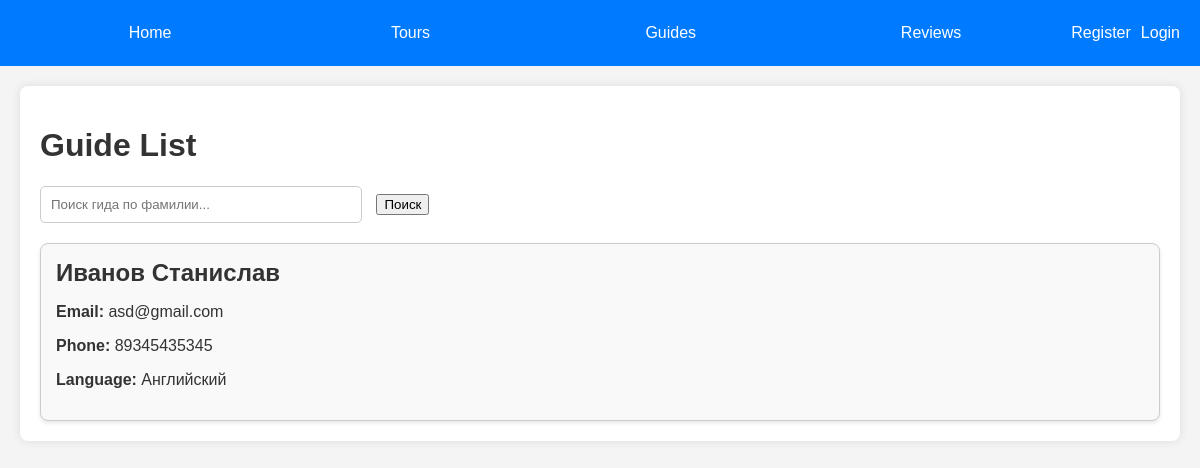
The page /tours/guides/ on the database as committed earlier.
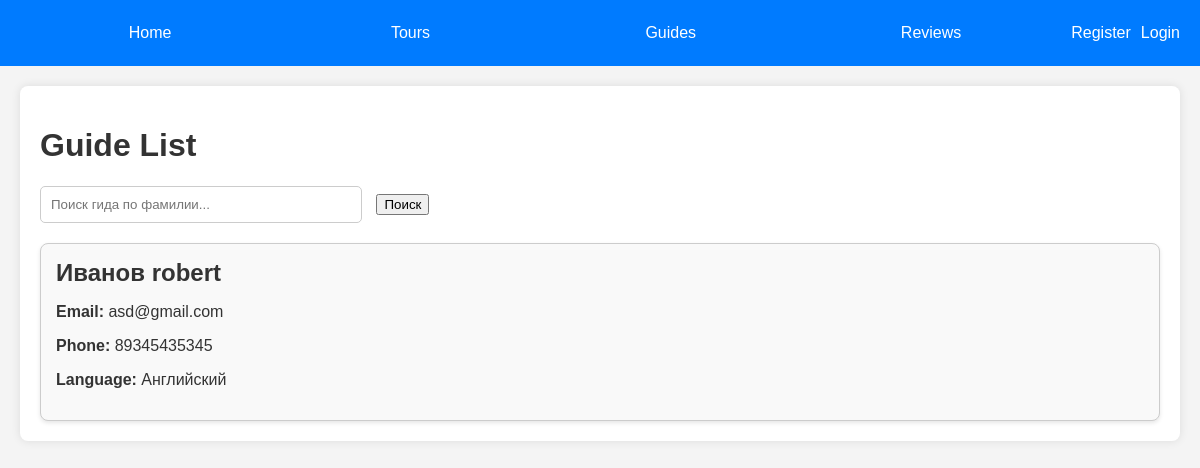
The same page on the database as committed later.
### tours/models.py (models this page shows, shortened)
class Guide(models.Model):
    first_name = models.CharField(max_length = 30)
    last_name = models.CharField(max_length=30)
    language = models.CharField(max_length=30)
    email = models.EmailField(unique=True)
    phone = models.CharField(max_length=15)

### tours/views.py (the view)
# urls.py: path('guides/', views.guide_list, name='guide_list'),
def guide_list(request):
    guides = Guide.objects.all()
    return render(request, 'guides/guide_list.html', {'guides': guides})

### tours/templates/guides/guide_list.html (shortened to what this page needs)
{% extends 'base.html' %}
{% block content %}
    <h1>Guide List</h1>
    <div class="search-form">
        <form method="get" action="{% url 'search_guides' %}">
            <input type="text" name="last_name" class="search-input" placeholder="Поиск гида по фамилии..." value="{{ request.GET.last_name }}">
            <button type="submit">Поиск</button>
        </form>
    </div>
    <div class="guide-list">
        {% for guide in guides %}
            <div class="guide-item">
                <h2>{{ guide.first_name }} {{ guide.last_name }}</h2>
                <p><strong>Email:</strong> {{ guide.email }}</p>
                <p><strong>Phone:</strong> {{ guide.phone }}</p>
                <p><strong>Language:</strong> {{ guide.language }}</p>
            </div>
        {% endfor %}
    </div>
{% endblock %}

Rows that differ between the two databases and show on the page:
changed Guide "Иванов": last_name "Станислав" → "robert"
